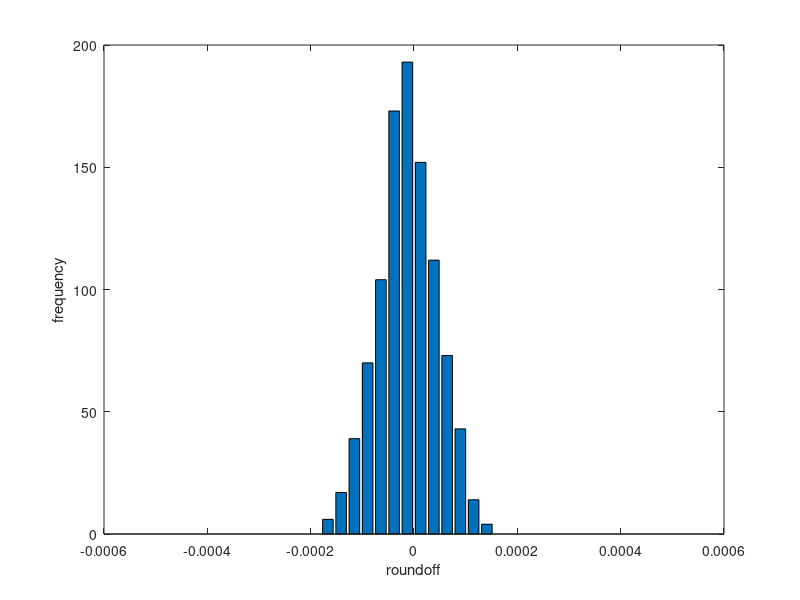

Write the MATLAB code that produced this figure.
clear all

yt = @(x) x;

tic

n = 4;
L = 1e3;
sint = 40;
s = 4;
xi = 0.4; xf = 0.6;
ti = 0.; tf = 1.;

interv = linspace(-5e-4,5e-4,sint);

q = exp(s*log(10));
dt = (tf - ti)/n;

x0 = linspace(xi, xf, L);
t = linspace(ti, tf, n+1);

y = zeros(1,n+1);
r = zeros(1,L);
N = zeros(1,sint);

for k = 1:L
    y(1) = x0(k);
    for i = 2:n+1
        y(i) = y(i-1) + yt(y(i-1))*dt;
        r(k) += y(i) - round( q*y(i) )/q;
    end
    for j = 1:sint-1
        if( (r(k) > interv(j)) && (r(k) <= interv(j+1)) )
            N(j) += 1;
        end
    end
end

toc

mean = 1/L*sum(r);
xvar = 0.;

for i = 1:L
    xvar += (r(i) - mean)^2;
end

var = 1/(L-1)*xvar;;

fprintf('sample mean : %-10.4e\n',mean);
fprintf('variance    : %-10.4e\n',var);

bar(interv,N);
xlabel('roundoff');ylabel('frequency');
